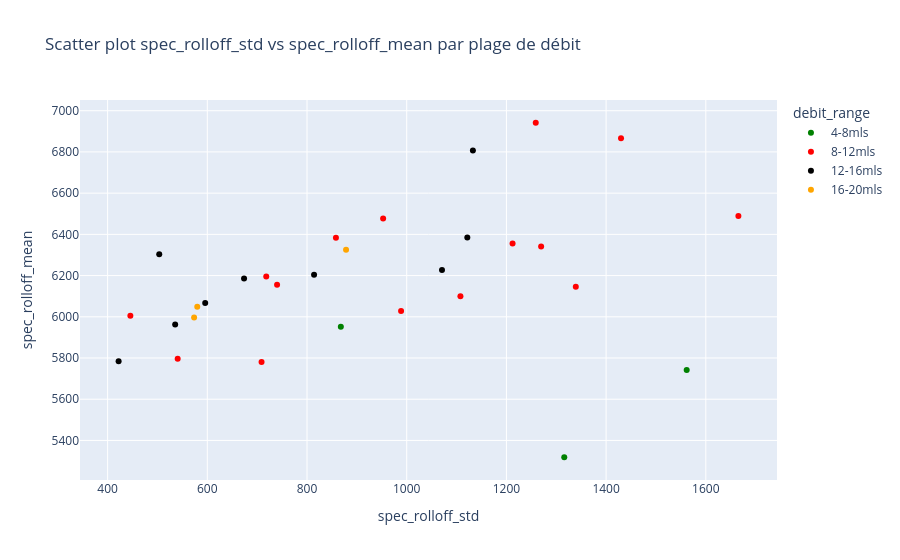

Source (notebook cell):
### Code cell
import pandas as pd
import plotly.express as px

# Charger les données
df = pd.read_csv("calibration_sounds_features.csv", sep=",")

# Bornes des plages
bins = [0, 4, 8, 12, 16, 20]
labels = ["0-4mls", "4-8mls", "8-12mls", "12-16mls", "16-20mls"]

# Variable catégorielle
df["debit_range"] = pd.cut(
    df["debit"],
    bins=bins,
    labels=labels,
    include_lowest=True
)

# Couleurs personnalisées (contrastées)
color_map = {
    "0-4mls": "blue",
    "4-8mls": "green",
    "8-12mls": "red",
    "12-16mls": "black",
    "16-20mls": "orange"   # 5e classe (si tu veux on peut aussi la garder rouge foncé)
}

# Scatter interactif
fig = px.scatter(
    df,
    x="spec_rolloff_std",
    y="spec_rolloff_mean",
    color="debit_range",
    color_discrete_map=color_map,
    hover_data={
        "debit": True,
        "mfcc12_mean": True,
        "mfcc9_mean": True
    },
    title="Scatter plot spec_rolloff_std vs spec_rolloff_mean par plage de débit"
)

fig.show()

### Figure 1 — Plotly figure (JSON) as saved in the notebook; plotly's stock layout.template omitted (floating-point values rounded to 4 significant figures)
{"data": [{"customdata": [[6.23, 4.416, 16.04], [6.25, 11.72, 10.71], [7.518, 8.653, 6.658]], "hovertemplate": "debit_range=4-8mls<br>spec_rolloff_std=%{x}<br>spec_rolloff_mean=%{y}<br>debit=%{customdata[0]}<br>mfcc12_mean=%{customdata[1]}<br>mfcc9_mean=%{customdata[2]}<extra></extra>", "legendgroup": "4-8mls", "marker": {"color": "green", "symbol": "circle"}, "mode": "markers", "name": "4-8mls", "orientation": "v", "showlegend": true, "type": "scatter", "x": [1316.0, 1562.0, 867.9], "xaxis": "x", "y": [5318.0, 5742.0, 5951.0], "yaxis": "y"}, {"customdata": [[8.81, 6.127, -1.285], [9.074, 8.921, -6.498], [9.09, 9.534, 1.628], [9.099, 4.31, 8.668], [9.99, 7.351, 2.697], [10.47, 3.921, -6.097], [10.5, 8.049, -4.169], [10.73, -2.263, -9.974], [10.75, 8.993, -5.366], [10.93, -3.693, -8.887], [11.01, -1.447, -11.57], [11.11, 0.8828, -5.637], [11.7, -6.621, -10.99], [11.79, -1.658, -10.25], [11.83, 1.342, -11.2]], "hovertemplate": "debit_range=8-12mls<br>spec_rolloff_std=%{x}<br>spec_rolloff_mean=%{y}<br>debit=%{customdata[0]}<br>mfcc12_mean=%{customdata[1]}<br>mfcc9_mean=%{customdata[2]}<extra></extra>", "legendgroup": "8-12mls", "marker": {"color": "red", "symbol": "circle"}, "mode": "markers", "name": "8-12mls", "orientation": "v", "showlegend": true, "type": "scatter", "x": [858.0, 708.8, 1665.0, 1339.0, 1108.0, 1430.0, 1212.0, 540.6, 988.7, 1259.0, 740.0, 718.2, 445.6, 1270.0, 952.7], "xaxis": "x", "y": [6383.0, 5780.0, 6489.0, 6146.0, 6100.0, 6867.0, 6355.0, 5796.0, 6028.0, 6942.0, 6156.0, 6195.0, 6005.0, 6342.0, 6476.0], "yaxis": "y"}, {"customdata": [[12.13, -7.296, -8.526], [12.89, -2.851, -9.426], [13.0, -5.04, -12.59], [13.33, -7.981, -10.15], [13.42, -1.961, -10.85], [13.48, -2.714, -16.15], [14.77, -10.73, -14.71], [15.11, -8.324, -9.116], [15.35, -5.943, -11.33]], "hovertemplate": "debit_range=12-16mls<br>spec_rolloff_std=%{x}<br>spec_rolloff_mean=%{y}<br>debit=%{customdata[0]}<br>mfcc12_mean=%{customdata[1]}<br>mfcc9_mean=%{customdata[2]}<extra></extra>", "legendgroup": "12-16mls", "marker": {"color": "black", "symbol": "circle"}, "mode": "markers", "name": "12-16mls", "orientation": "v", "showlegend": true, "type": "scatter", "x": [503.6, 814.2, 1133.0, 535.5, 1122.0, 673.7, 1071.0, 422.0, 595.8], "xaxis": "x", "y": [6304.0, 6203.0, 6807.0, 5963.0, 6385.0, 6186.0, 6227.0, 5785.0, 6067.0], "yaxis": "y"}, {"customdata": [[16.67, -11.48, -8.963], [18.52, -11.71, -8.65], [19.76, -15.9, -10.15]], "hovertemplate": "debit_range=16-20mls<br>spec_rolloff_std=%{x}<br>spec_rolloff_mean=%{y}<br>debit=%{customdata[0]}<br>mfcc12_mean=%{customdata[1]}<br>mfcc9_mean=%{customdata[2]}<extra></extra>", "legendgroup": "16-20mls", "marker": {"color": "orange", "symbol": "circle"}, "mode": "markers", "name": "16-20mls", "orientation": "v", "showlegend": true, "type": "scatter", "x": [573.5, 878.3, 579.9], "xaxis": "x", "y": [5996.0, 6325.0, 6049.0], "yaxis": "y"}], "layout": {"legend": {"title": {"text": "debit_range"}, "tracegroupgap": 0}, "title": {"text": "Scatter plot spec_rolloff_std vs spec_rolloff_mean par plage de débit"}, "xaxis": {"anchor": "y", "domain": [0, 1], "title": {"text": "spec_rolloff_std"}}, "yaxis": {"anchor": "x", "domain": [0, 1], "title": {"text": "spec_rolloff_mean"}}}}
